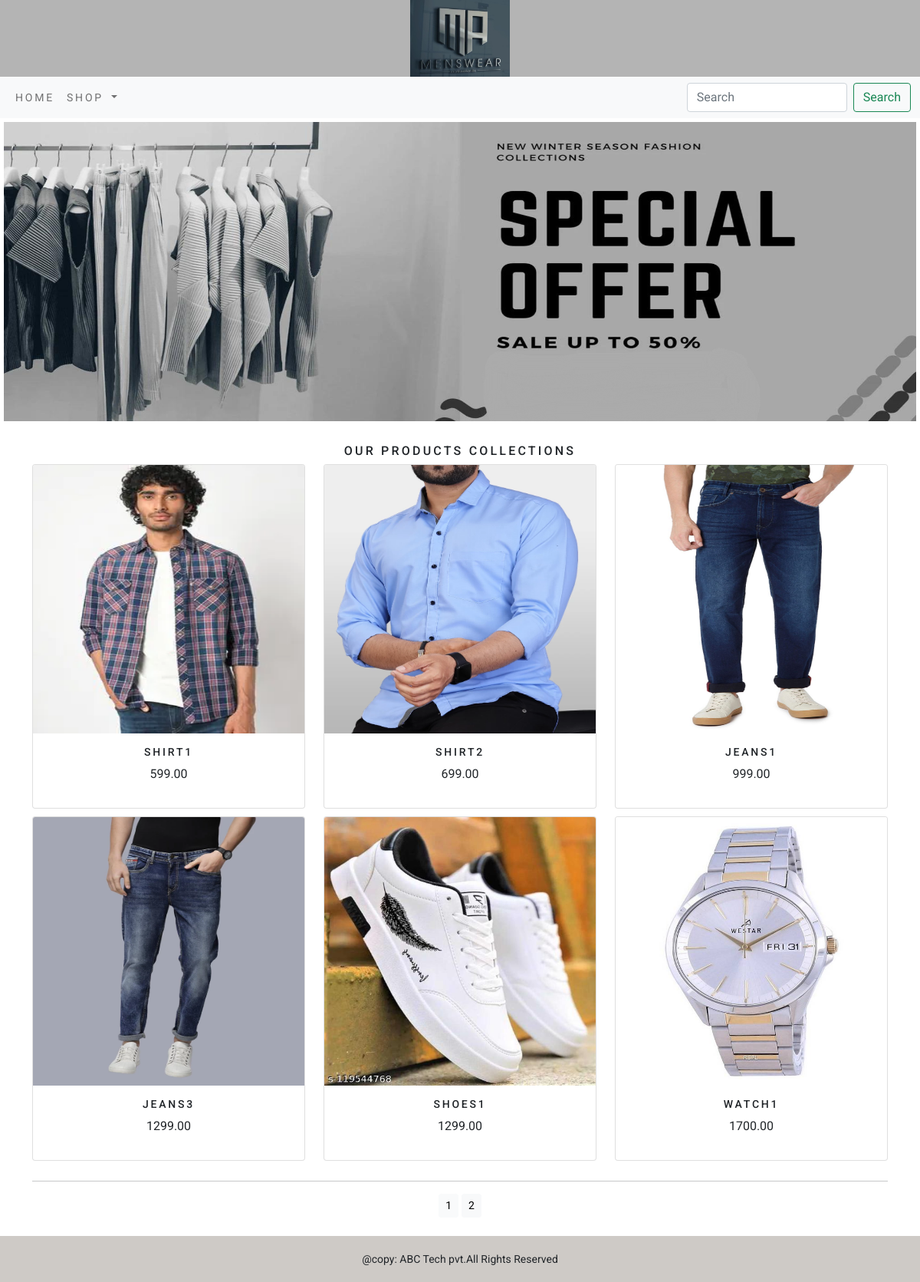
The app's page /shop/ with its own data.
### shop/models.py (models this page shows, shortened)
class Product(models.Model):
        name=models.CharField(max_length=250,unique=True)
        slug=models.SlugField(max_length=250,unique=True)
        description=models.TextField(blank=True)
        price=models.DecimalField(max_digits=10,decimal_places=2)
        category=models.ForeignKey(Category,on_delete=models.CASCADE)
        image=models.ImageField(upload_to='product',blank=True)
        stock=models.IntegerField()
        available=models.BooleanField(default=True)
        created=models.DateTimeField(auto_now_add=True)
        updated=models.DateTimeField(auto_now_add=True)
        def get_url(self):
             return reverse('shop:prodCatdetail',args=[self.category.slug,self.slug])
        class Meta:
            ordering=('name',)
            verbose_name='product'
            verbose_name_plural='products'

### shop/views.py (the view)
# urls.py: path('',views.allProdCat,name='allProdCat'),
def allProdCat(request,c_slug=None):
    c_page=None
    products_list=None
    if c_slug!=None:
        c_page=get_object_or_404(Category,slug=c_slug)
        products_list=Product.objects.all().filter(category=c_page,available=True)
    else:
        products_list=Product.objects.all().filter(available=True)
    paginator=Paginator(products_list,6)
    try:
        page=int(request.GET.get('page','1'))
    except:
        page=1
    try:
        products=paginator.page(page)
    except (EmptyPage,InvalidPage):
        products=paginator.page(paginator.num_pages)
    return render(request,"category.html",{'category':c_page,'products':products})

### cart/context_processors.py (called while the page is built)
def counter(request):
    item_count=0
    if 'admin' in request.path:
        return {}
    else:
        try:
            cart=Cart.objects.filter(cart_id=_cart_id(request))
            car_items=CartItem.objects.all().filter(cart=cart[:1])
            for cart_item in car_items:
                item_count += cart_item.quantity
        except Cart.DoesNotExist:
            item_count =0
    return dict(item_count=item_count)

### cart/views.py (called while the page is built)
def _cart_id(request):
    cart=request.session.session_key
    if not cart:
        cart=request.session.create()
    return cart

### shop/context_processors.py (called while the page is built)
def menu_links(request):
    links=Category.objects.all()
    return dict(links=links)

### shop/models.py (called while the page is built)
    def get_url(self):
         return reverse('shop:products_by_category',args=[self.slug])

### templates/category.html (shortened to what this page needs)
{% extends 'base.html' %}
{% load static %}
{% block content %}
    <div class="mx_auto">
        {% if category %}
        <img class="my_image" src="{{category.image.url}}" alt="{{category.name}}"  height="400px">
        </div>
            <br>
            <div>
                <h1 class="text-center my_title">{{category.name}}</h1>
                <p class="text-justify">{{category.description}}</p>
            </div>
        {% else %}
        <div>
            <img class="my_image my_image_padding" src="{% static 'img/banner_mens.png' %}" alt="out products" width="100%">
        </div>
        <br>
        <div>
            <h1 class="text-center my_title">Our Products Collections</h1>
        </div>
        {% endif %}
    <div class="container">
        <div class="row mx_auto">
            {% for product in products.object_list %}
            <div class="my_bottom_margin col-9 col-sm-12  col-md-4 xol-lg-4 ">
                <div class="card text-center" style="min-width: 18rem;">
                    <a href="{{product.get_url}}"><img class="card-img-top" src="{{product.image.url}}" alt="product.name" height="350px"></a>
                    <div class="card-body">
                        <h4>{{product.name}}</h4>
                        <p>{{product.price}}</p>
                    </div>
                </div>
            </div>
            {% endfor %}
        </div>
        <div class="mx_auto">
            {% if products.paginator.num_pages > 1 %}
            <hr>
            <div class="text-center">
                {% for pg in  products.paginator.page_range %}
                     <a href="?page={{pg}}" class="btn btn-light btn-sm {% if products.number == pg %} active {% endif %}">{{pg}}</a>
                {% endfor %}
            </div>
            {% endif %}
        </div>
        <br>
    </div>
{% endblock %}

### templates/base.html (shortened to what this page needs)
{% load static %}
<!DOCTYPE html>
<html lang="en">
<head>
    <link href="{% static 'css/bootstrap.min.css' %}" rel="stylesheet" >
    <link href="{% static 'css/custom.css' %}" rel="stylesheet" >
</head>
<body>
        <div>
            {% include 'header.html' %}
            {% include 'nav.html' %}
            {% block content %}
            {% endblock %}
        </div>
    {% include 'footer.html' %}
</body>
</html>

### templates/header.html
{% load static %}
<header style="background-color: #b4b4b4;">
   <center>
    <a href="{% url 'shop:allProdCat' %}"><img src="{% static 'img/menslogo.png' %}" alt="logoimage" width="130px" height="100px"></a>
   </center>
</header>

### templates/nav.html (shortened to what this page needs)
<nav class="navbar navbar-expand-lg navbar-light bg-light">
    <div class="container-fluid">
      <div class="collapse navbar-collapse" id="navbarSupportedContent">
        <ul class="navbar-nav me-auto mb-2 mb-lg-0">
          <li class="nav-item">
            <a class="nav-link" href="{% url 'shop:allProdCat' %}">Home</a>
          </li>
          <li class="nav-item dropdown {% if 'shop' in request.path %} active {% endif %}">
            <a class="nav-link dropdown-toggle" href="#" id="navbarDropdown" role="button" data-bs-toggle="dropdown" aria-expanded="false">
              Shop
            </a>
          </li>
        </ul>
        <form class="d-flex" action="{% url 'search_app:SesrchResult' %}" method="get">
          <input class="form-control me-2" type="search" placeholder="Search" name="q" aria-label="Search">
          <button class="btn btn-outline-success" type="submit">Search</button>
        </form>
      </div>
    </div>
  </nav>

### templates/footer.html
<div class="footer navbar-fixed-bottom my_footer">
    <p class="text-center">@copy: ABC Tech pvt.All Rights Reserved</p>
</div>

### static/css/custom.css (style rules this page uses)
body { font-family: 'Roboto', sans-serif; }
.nav-item { letter-spacing: .2em; font-size: 14px; text-transform: uppercase; }
.my_footer { background-color: rgb(206, 202, 198); height: 60px; }
.my_footer p { padding-top: 20px; font-size: 14px; }
.my_image { width: 100%; height: 400px; }
.my_title { font-size: 16px; text-transform: uppercase; letter-spacing: .2em; }
.my_image_padding { padding: 5px; }
.my_bottom_margin { margin-bottom: 10px; }
.card-body h4 { font-size: 14px; text-transform: uppercase; letter-spacing: .2em; }

### records on screen
Product: image (picture), name "SHIRT1", price "599.00"
Product: image (picture), name "SHIRT2", price "699.00"
Product: image (picture), name "JEANS1", price "999.00"
Product: image (picture), name "JEANS3", price "1299.00"
Product: image (picture), name "SHOES1", price "1299.00"
Product: image (picture), name "WATCH1", price "1700.00"

### other values on screen
{{ pg }} "1" "2"
